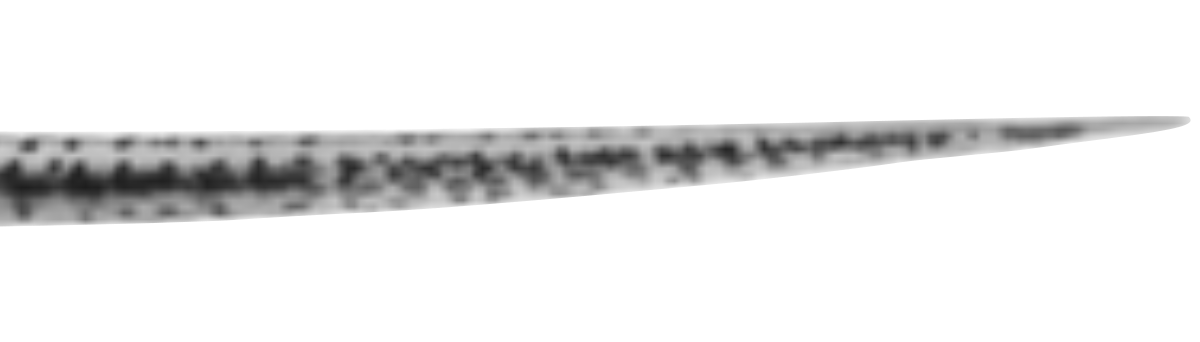
#> input picture fish_simulator/templates/template_img/segs/tail.png, 1200 x 342 px
$ python image_loader.py
#> lines starting #> are read from the running program, lines starting #| are printed output that depends on the picture
"""Module loading image for animation."""
from pathlib import Path
from typing import List, Dict
from dataclasses import dataclass, field
import numpy as np
from numpy.typing import NDArray
from PIL import Image

TAIL_PATH = Path(Path(__file__).parent, "templates", "template_img", "segs", "tail.png")
HEAD_PATH = Path(Path(__file__).parent, "templates", "template_img", "head.png")
TAIL_IMG = np.flipud(np.asarray(Image.open(TAIL_PATH)))
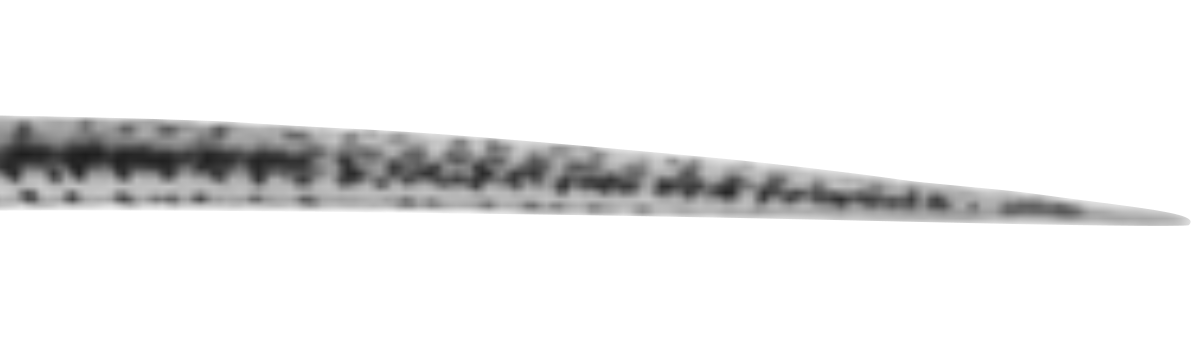
#> TAIL_IMG: shape (342, 1200, 4); mean R, G, B, A 234.3, 234.3, 234.3, 47; transparent parts drawn white
HEAD_IMG = np.asarray(Image.open(HEAD_PATH))
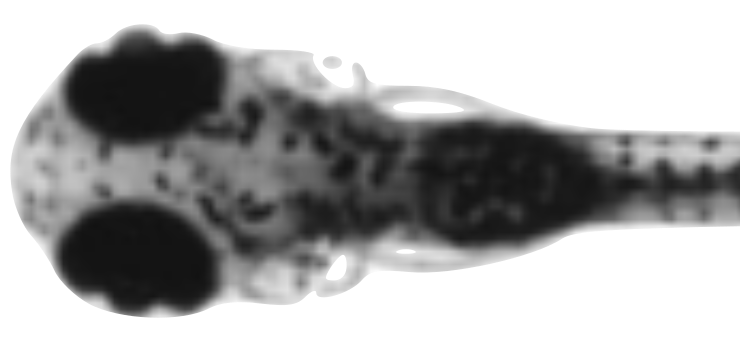
#> input picture fish_simulator/templates/template_img/head.png, 740 x 342 px
#> HEAD_IMG is the input picture: shape (342, 740, 4); mean R, G, B, A 169.6, 169.6, 169.6, 135.3


class ImageLoader:
    """Self contained loader that returns the tail segments and head images."""

    # [38 lines left out: functions __init__, load_segments, load_head, return_zf_img, not called in this run]


@dataclass
class PostureStruct:
    """A class representing the posture structure of a fish.

    This class contains attributes that define the dimensions and positions of different body parts
    of a fish.

    Attributes:
        seg_width (np.ndarray): An array representing the widths of different segments of the fish
        body.
        head_width (np.ndarray): An array representing the widths of different segments of the fish
        head.
        head_len (float): The length of the fish's head.
        body_to_tail (float): The ratio of the fish's body length to its tail length.
        head_xs (np.ndarray): An array representing the x-coordinates of the fish's head segments.
        h_y0 (np.ndarray): An array representing the y-coordinates of the fish's head segments.
        hy_pos (np.ndarray): An array representing the positive y-offsets of the fish's head
        segments.
        hy_neg (np.ndarray): An array representing the negative y-offsets of the fish's head
        segments.
        n_segs (int): The number of segments in the fish's body.
        xs (np.ndarray): An array representing the x-coordinates of the fish's body segments.
        y_0 (np.ndarray): An array representing the y-coordinates of the fish's body segments.
        y_pos (np.ndarray): An array representing the positive y-offsets of the fish's body
        segments.
        y_neg (np.ndarray): An array representing the negative y-offsets of the fish's body
        segments.
    """

    seg_width: np.ndarray = field(
        default_factory=lambda: np.array(
            [3.871, 3.517, 3.192, 2.772, 2.394, 1.832, 1.3, 0.0]
        )
        * 0.05085
    )
    head_width: np.ndarray = field(
        default_factory=lambda: np.array(
            [3.871, 4.436, 5.739, 5.157, 8.651, 10.481, 10.481, 11.867, 9.982, 4.547]
        )
        * 0.05085
    )
    head_len: float = 25.90 * 0.05085
    body_to_tail = 0.5
    head_xs: np.ndarray = field(
        default_factory=lambda: np.linspace(0, 25.90 * 0.05085, 10) - 0.5
    )
    h_y0: np.ndarray = field(default_factory=lambda: np.full(10, 0))
    hy_pos: np.ndarray = field(
        default_factory=lambda: (
            np.array(
                [
                    3.871,
                    4.436,
                    5.739,
                    5.157,
                    8.651,
                    10.481,
                    10.481,
                    11.867,
                    9.982,
                    4.547,
                ]
            )
        )
        * 0.05085
        / 2
    )
    hy_neg: np.ndarray = field(
        default_factory=lambda: -(
            np.array(
                [
                    3.871,
                    4.436,
                    5.739,
                    5.157,
                    8.651,
                    10.481,
                    10.481,
                    11.867,
                    9.982,
                    4.547,
                ]
            )
        )
        * 0.05085
        / 2
    )
    n_segs: int = 7
    xs: np.ndarray = field(
        default_factory=lambda: np.linspace(0, 49.48 * 0.05085, 7 + 1)
    )
    y_0: np.ndarray = field(default_factory=lambda: np.full(7 + 1, 0))
    y_pos: np.ndarray = field(
        default_factory=lambda: (
            np.array([3.871, 3.517, 3.192, 2.772, 2.394, 1.832, 1.3, 0.0]) * 0.05085
        )
        / 2
    )
    y_neg: np.ndarray = field(
        default_factory=lambda: -(
            np.array([3.871, 3.517, 3.192, 2.772, 2.394, 1.832, 1.3, 0.0]) * 0.05085
        )
        / 2
    )


# [13 lines left out: function make_pixel_posture_struct, not called in this run]
